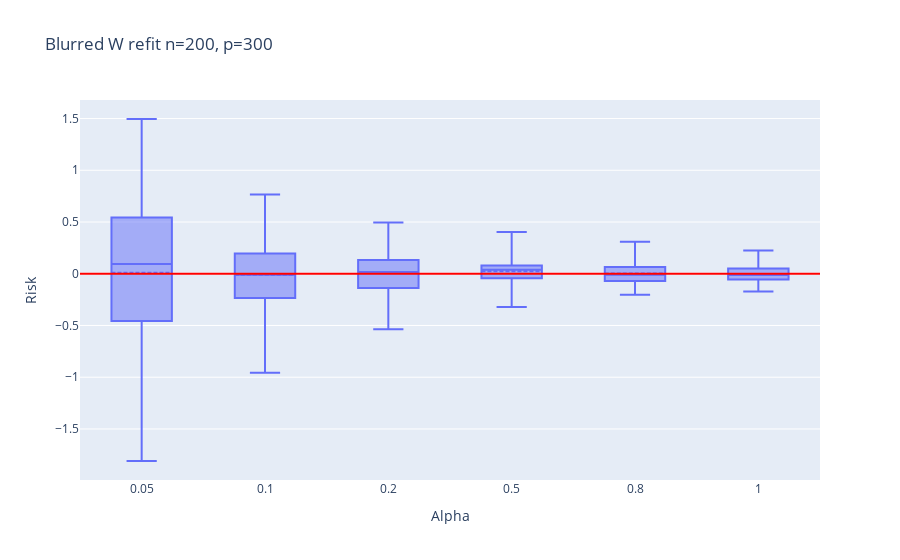

The code cell stored with this chart in its notebook:
### Code cell
fig_blur_w = px.box((blur_df_w - test_err_w.mean(1))/test_err_w.mean(1), 
                  labels={
                         "variable": "Alpha",
                         "value": "Risk"
                         },
                  points=False,
                  title=f"Blurred W refit n={n}, p={p}")
fig_blur_w.update_traces(boxmean=True)
# fig_blur_w.add_trace(go.Scatter(x=[-1,na], 
#                          y=[test_err_w.mean(),test_err_w.mean()], 
#                          mode='lines', 
#                          name=f'err: {test_err_w.mean():.2f}'))
fig_blur_w.add_hline(y=0.,line_color='red')
fig_blur_w.update_layout(
    xaxis = dict(
        tickmode = 'array',
        tickvals = np.arange(na),
        ticktext = alphas,
    )
)

### Figure 1 — Plotly figure (JSON) as saved in the notebook; plotly's stock layout.template omitted (floating-point values rounded to 4 significant figures; data arrays with more than 128 entries replaced by an {"elided": "..."} marker saying what was removed)
{"data": [{"alignmentgroup": "True", "boxmean": true, "boxpoints": false, "hovertemplate": "Alpha=%{x}<br>Risk=%{y}<extra></extra>", "legendgroup": "", "marker": {"color": "#636efa"}, "name": "", "notched": false, "offsetgroup": "", "orientation": "v", "showlegend": false, "type": "box", "x": {"elided": "600 str values"}, "x0": " ", "xaxis": "x", "y": {"elided": "600 float values"}, "y0": " ", "yaxis": "y"}], "layout": {"boxmode": "group", "legend": {"tracegroupgap": 0}, "shapes": [{"line": {"color": "red"}, "type": "line", "x0": 0, "x1": 1, "xref": "x domain", "y0": 0, "y1": 0, "yref": "y"}], "title": {"text": "Blurred W refit n=200, p=300"}, "xaxis": {"anchor": "y", "domain": [0, 1], "tickmode": "array", "ticktext": [0.05, 0.1, 0.2, 0.5, 0.8, 1], "tickvals": [0, 1, 2, 3, 4, 5], "title": {"text": "Alpha"}}, "yaxis": {"anchor": "x", "domain": [0, 1], "title": {"text": "Risk"}}}}
